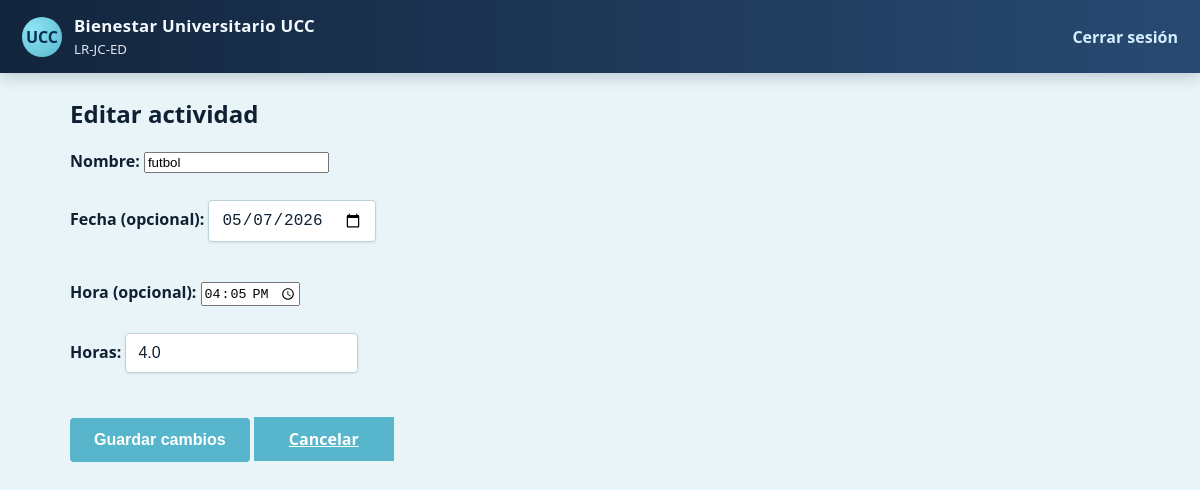
Page /admin/activities/1/edit (signed in) on the committed database.
### models.py (models this page shows)
class Activity(db.Model):
    __tablename__ = 'activities'
    id = db.Column(db.Integer, primary_key=True)
    nombre = db.Column(db.String(200), nullable=False)
    fecha = db.Column(db.DateTime)
    horas = db.Column(db.Float, default=0.0)

### app.py (the view, shortened to what this page needs)
@app.route('/admin/activities/<int:actividad_id>/edit', methods=['GET', 'POST'])
@login_required
def edit_activity(actividad_id):
    if current_user.rol not in ('admin', 'docente'):
        flash('Acceso denegado', 'danger')
        return redirect(url_for('index'))
    actividad = db.session.get(Activity, actividad_id)
    if not actividad:
        flash('Actividad no encontrada', 'danger')
        return redirect(url_for('docente_dashboard') if current_user.rol == 'docente' else url_for('admin_dashboard'))
    return render_template('admin_edit_activity.html', actividad=actividad)

### app.py (called while the page is built, shortened)
@login_manager.user_loader
def load_user(user_id):
    try:
        return db.session.get(User, int(user_id))
    except Exception:
        return None

@app.context_processor
def inject_csrf_token():
    return {'csrf_token': get_csrf_token}

@app.before_request
def protect_from_csrf():
    if not app.config.get('SECURITY_HARDENING_ENABLED', False):
        return None

@app.after_request
def set_security_headers(response):
    if not app.config.get('SECURITY_HARDENING_ENABLED', False):
        return response

@app.before_request
def enforce_session_inactivity_timeout():
    if not app.config.get('SECURITY_HARDENING_ENABLED', False):
        return None

@app.before_request
def force_student_password_change():
    if not getattr(current_user, 'is_authenticated', False):
        return None
    if not session.get('force_password_change'):
        return None
    allowed_endpoints = {'change_password', 'logout', 'static'}
    if request.endpoint in allowed_endpoints:
        return None
    return redirect(url_for('change_password'))

### templates/admin_edit_activity.html (shortened to what this page needs)
{% extends 'base.html' %}
{% block content %}
  <h2>Editar actividad</h2>
  <form method="post" id="edit-activity-form">
    <label>Nombre: <input name="nombre" id="act-nombre" required value="{{ actividad.nombre }}"></label><br>
    <label>Fecha (opcional): <input name="fecha" type="date" value="{{ actividad.fecha.strftime('%Y-%m-%d') if actividad.fecha else '' }}"></label><br>
    <label>Hora (opcional): <input name="hora" type="time" value="{{ actividad.fecha.strftime('%H:%M') if actividad.fecha else '' }}"></label><br>
    <label>Horas: <input name="horas" id="act-horas" type="number" step="0.5" min="0" value="{{ actividad.horas or 0 }}"></label><br>
    <button type="submit">Guardar cambios</button>
    <a class="btn" href="{{ url_for('docente_dashboard') if current_user.rol == 'docente' else url_for('admin_dashboard') }}">Cancelar</a>
  </form>
{% endblock %}

### static/styles.css (style rules this page uses)
:root { --ucc-azul-900: #13253d; --ucc-azul-800: #1a324f; --ucc-azul-700: #284a72; --ucc-azul-500: #2f7fc1; --ucc-cyan-400: #58b6cc; --campus-btn: #58b6cc; --campus-btn-hover: #6ec4d8; --text-100: #f6fbff; --text-900: #102033; --bg-soft: #f3f7fb; --ok: #1f8a43; --warn: #ad7300; --bad: #b43838; --card-shadow: 0 10px 28px rgba(15, 39, 66, 0.16); }
* { box-sizing: border-box; }
body { margin: 0; font-family: "Segoe UI", Tahoma, Geneva, Verdana, sans-serif; background-color: #e8f4f8; color: var(--text-900); }
body::before { content: ""; position: fixed; inset: 0; background: none; z-index: 0; pointer-events: none; }
.btn { border: 0; border-radius: 0; padding: 0 18px; min-width: 140px; height: 44px; display: inline-flex; align-items: center; justify-content: center; font-weight: 700; background: var(--campus-btn); color: #ffffff; cursor: pointer; text-align: center; }
button, .btn { padding: 0 18px; font-size: 1rem; min-width: 140px; height: 44px; display: inline-flex; align-items: center; justify-content: center; }
.container h2, .container h3 { color: var(--text-900); font-weight: 700; margin-top: 0; }
.container label { display: block; margin-bottom: 5px; font-weight: 600; color: var(--text-900); }
.container input[type="text"], .container input[type="password"], .container input[type="number"], .container input[type="date"], .container textarea, .container select { width: auto; padding: 10px 12px; margin-bottom: 12px; border: 1px solid #c0d0db; border-radius: 4px; font-size: 1rem; background: #ffffff; color: var(--text-900); box-shadow: 0 1px 3px rgba(0, 0, 0, 0.08); }
.container form { max-width: 600px; }
.container button[type="submit"] { background: var(--campus-btn); color: white; border: none; padding: 12px 24px; border-radius: 4px; font-weight: 600; cursor: pointer; font-size: 1rem; margin-top: 6px; }

### rows in the picture
Activity: nombre "futbol", fecha "05/07/2026", hora "16:05", horas "4.0"
